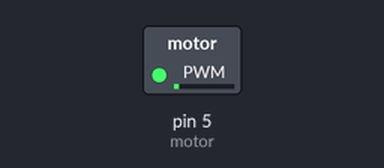
The sketch below on a simulated Arduino Uno, built with avr-gcc and run on an emulated ATmega328P. Parts: switched loads named in the sketch (green lamp = pin HIGH).

Above: at 0.05 s.
At 4.35 s:
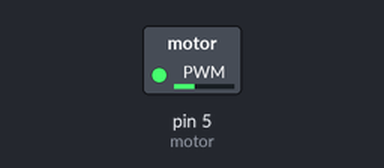
At 8.7 s:
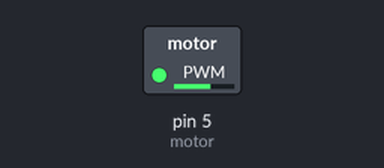
Timing chart, 0 to 11.3 s (numbered marks = the images above):
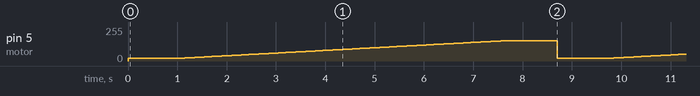

The sketch:

sketch_jun27e.ino
```cpp
#define motor 5

void setup() {
  pinMode(motor, OUTPUT);

}

void loop() {
  analogWrite(motor, 20);
  delay(1000);
  for (int i = 20; i < 154; i++) {
    analogWrite(motor, i);
    delay(50);
  }
  delay(1000);

}
```

Measured:
- by itself, pin 5 (motor): ramps from 20/255 to 153/255 and jumps back, once every 8.7 s
